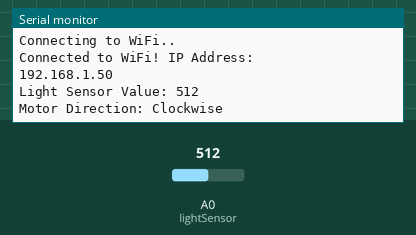
Bench run of a sketch on a simulated ESP8266 (NodeMCU). Parts: the last lines printed to the serial monitor. The inputs (shaded band) are chosen by the test bench; at power-on: A0 (lightSensor) = 512. WiFi joins after 1.5 s; servers stay silent unless stated.

Above: at 3.2 s.
3.3 s: A0 (lightSensor) set to 810
At 4.7 s:
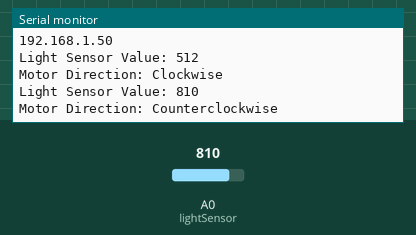
5.0 s: A0 (lightSensor) set to 790
At 5.9 s:
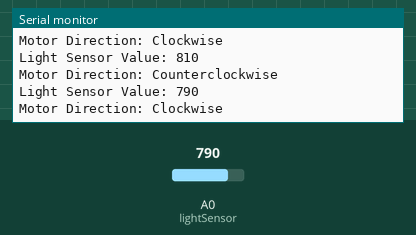

The sketch:

Buoc_CamBienAnhSang.ino
```cpp
#include <ESP8266WiFi.h>
#include <ESPAsyncTCP.h>
#include <ESPAsyncWebServer.h>
#include <Stepper.h>

// Thông tin WiFi
const char *ssid = "Tran Thi Kim Loan";
const char *password = "01229333995";

// Định nghĩa chân cho động cơ bước và cảm biến ánh sáng
#define lightSensor A0
#define IN1 D1
#define IN2 D2
#define IN3 D3
#define IN4 D4

// Các biến cho động cơ bước
const int stepperRevolution = 2048; // Số bước trong một vòng quay
Stepper myStepper(stepperRevolution, IN1, IN3, IN2, IN4);

// Thông số và trạng thái của động cơ
int steps = 0;
String direction = "Stopped";  // Chiều quay ban đầu là dừng

// Tạo web server
AsyncWebServer server(80);

// Đọc giá trị từ cảm biến ánh sáng (LDR)
int readLightSensor() {
  return analogRead(lightSensor);  // Đọc giá trị từ cảm biến ánh sáng
}

// HTML giao diện web
const char index_html[] PROGMEM = R"rawliteral(
<!DOCTYPE html>
<html>
<head>
  <title>Stepper Motor Control</title>
  <meta name="viewport" content="width=device-width, initial-scale=1">
</head>
<body>
  <h1>Stepper Motor Control</h1>
  <p>Light Sensor Value: <span id="light">%LIGHT%</span></p>
  <p>Motor Direction: <span id="direction">%DIRECTION%</span></p>
  <form id="motorForm">
    <label for="steps">Number of steps (0-360): </label>
    <input type="number" name="steps" min="0" max="360" required>
    <input type="submit" value="GO!">
  </form>
  <script>
    document.getElementById('motorForm').addEventListener('submit', function (e) {
      e.preventDefault();
      const formData = new FormData(this);
      fetch("/", {
        method: "POST",
        body: formData
      }).then(response => response.text()).catch(error => console.error("Error:", error));
    });

    setInterval(function() {
      fetch("/status")
        .then(response => response.json())
        .then(data => {
          document.getElementById("light").innerHTML = data.light;
          document.getElementById("direction").innerHTML = data.direction;
        })
        .catch(error => console.error("Error:", error));
    }, 2000);
  </script>
</body>
</html>
)rawliteral";

// Hàm xử lý HTML
String processor(const String &var) {
  if (var == "LIGHT") {
    return String(readLightSensor());  // Hiển thị giá trị cảm biến ánh sáng
  } else if (var == "DIRECTION") {
    return direction;  // Hiển thị chiều quay của động cơ
  }
  return String();
}

void initWiFi() {
  WiFi.mode(WIFI_STA);
  WiFi.begin(ssid, password);
  Serial.print("Connecting to WiFi");
  while (WiFi.status() != WL_CONNECTED) {
    Serial.print('.');
    delay(1000);
  }
  Serial.println("\nConnected to WiFi! IP Address: ");
  Serial.println(WiFi.localIP());
}

void setup() {
  // Khởi tạo Serial Monitor
  Serial.begin(9600);

  // Khởi tạo kết nối WiFi
  initWiFi();

  // Khởi tạo chân cảm biến ánh sáng
  pinMode(lightSensor, INPUT);

  // Cấu hình động cơ bước
  myStepper.setSpeed(10);

  // Web server routes
  server.on("/", HTTP_GET, [](AsyncWebServerRequest *request) {
    request->send_P(200, "text/html", index_html, processor);
  });

  server.on("/status", HTTP_GET, [](AsyncWebServerRequest *request) {
    String jsonResponse = "{\"light\":\"" + String(readLightSensor()) + "\",\"direction\":\"" + direction + "\"}";
    request->send(200, "application/json", jsonResponse);
  });

  server.on("/", HTTP_POST, [](AsyncWebServerRequest *request) {
    if (request->hasParam("steps", true)) {
      steps = request->getParam("steps", true)->value().toInt();
      Serial.print("Number of steps set to: ");
      Serial.println(steps);
    }
    request->send(200, "text/plain", "Settings updated");
  });

  server.begin();
}

void loop() {
  static String prevDirection = "";   // Lưu chiều quay trước đó

  // Đọc giá trị cảm biến ánh sáng
  int lightValue = readLightSensor();

  // Điều chỉnh chiều quay của động cơ dựa trên giá trị cảm biến ánh sáng
  if (lightValue > 800) {
    direction = "Counterclockwise";  // Quay ngược khi ánh sáng yếu
  } else {
    direction = "Clockwise";         // Quay thuận khi ánh sáng mạnh
  }

  // In thông tin thay đổi nếu có
  if (direction != prevDirection) {
    prevDirection = direction;
    Serial.print("Light Sensor Value: ");
    Serial.println(lightValue);
    Serial.print("Motor Direction: ");
    Serial.println(direction);
    Serial.println();
  }

  // Xử lý chuyển động của động cơ
  if (steps > 0) {
    int totalSteps = map(steps, 0, 360, 0, stepperRevolution);
    for (int i = 0; i < totalSteps; i++) {
        myStepper.step(direction == "Clockwise" ? 1 : -1);
        yield();  // Nhường CPU cho các tác vụ khác
        ESP.wdtFeed();
    }
  }

  delay(500);  // Thêm một chút độ trễ để tránh quá tải
}
```

Measured:
- after the input at 3.3 s, the serial monitor: prints a new line after 0.24 s (image 1)
- after the input at 5.0 s, the serial monitor: prints a new line at once (image 2)
